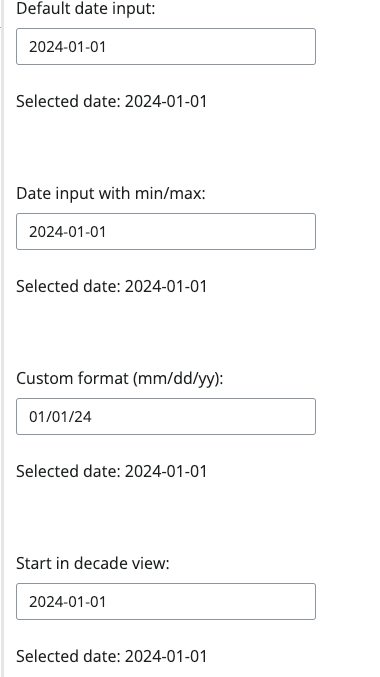
#> input picture components/inputs/date-selector/thumbnail-old.png, 380 x 677 px; its folder holds only this picture in this run
$ python -i test_component_gallery.py   (imports and definitions only)
#> lines starting #> are read from the running program, lines starting #| are printed output that depends on the picture; after the words box and inside, x2 and y2 are one past the last pixel; in counts of white or black regions, pixels touching at a corner belong together
#> further down, picture is the input picture: PIL image 380x677 RGB; mean R, G, B 248.7, 248.8, 248.9
"""Regression tests for the lightweight component gallery previews."""

import shutil
import subprocess
from pathlib import Path
from urllib.parse import parse_qs, urlparse

import pytest
from bs4 import BeautifulSoup
from PIL import Image, ImageChops

COMPONENTS_DIR = Path(__file__).parent
SECTIONS = ("inputs", "outputs", "display-messages", "layout")
PREVIEW_SIZE = (450, 253)


# [5 lines left out: function _changed_pixel_ratio, not called in this run]


def _subject_extent(image: Image.Image) -> float:
    rgb = image.convert("RGB")
    background = Image.new("RGB", rgb.size, rgb.getpixel((0, 0)))
#> background: PIL image 380x677 RGB; every value is 254
    difference = ImageChops.difference(rgb, background)
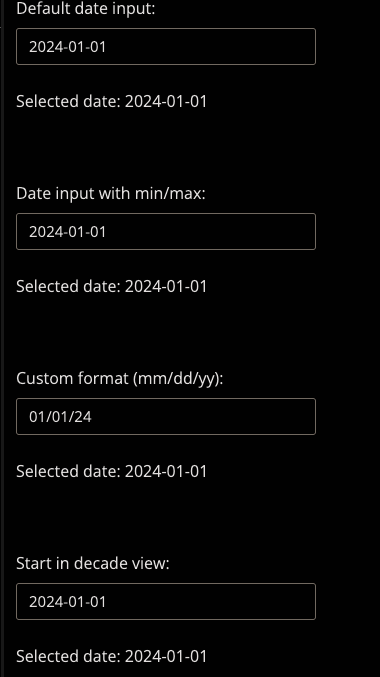
#> difference: PIL image 380x677 RGB; mean R, G, B 7.2, 7.1, 7
    subject = difference.convert("L").point(lambda value: 255 if value > 12 else 0)
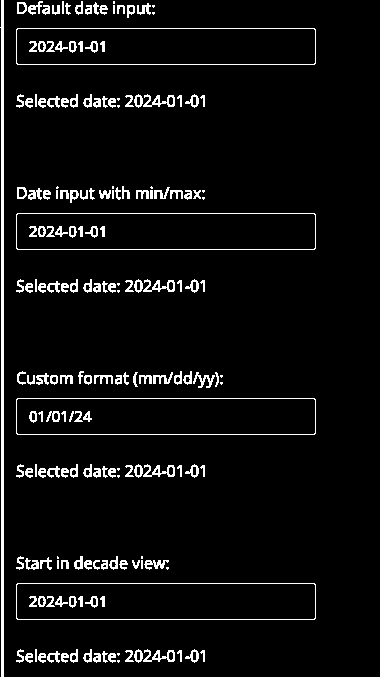
#> subject: PIL image 380x677 L; 5.5% white in thin lines or dots, all inside (x1, y1, x2, y2) = (0, 0, 316, 677)
    bounds = subject.getbbox()
#> bounds = (0, 0, 316, 677)
    if bounds is None:
        return 0
    left, top, right, bottom = bounds
#> left = 0; top = 0; right = 316; bottom = 677
    return max((right - left) / image.width, (bottom - top) / image.height)


def _component_pages() -> list[Path]:
    return sorted(
        page.parent
        for section in SECTIONS
        for page in (COMPONENTS_DIR / section).glob("*/index.qmd")
    )


# [39 lines that did not run here, left out]


def test_select_single_animation_changes_visible_selection() -> None:
    """The native select preview must demonstrate selection, not a broken focus ring."""
    page_dir = COMPONENTS_DIR / "inputs" / "select-single"
    with Image.open(page_dir / "thumbnail.png") as poster:
        rgb = poster.convert("RGB")
        background = Image.new("RGB", rgb.size, rgb.getpixel((0, 0)))
        subject = ImageChops.difference(rgb, background).convert("L").point(
            lambda value: 255 if value > 12 else 0
        )
        bounds = subject.getbbox()
        assert bounds is not None
        left, top, right, bottom = bounds
        value_region = (
            left + 10,
            top + 7,
            left + round((right - left) * 0.65),
            bottom - 7,
        )
        initial_value = rgb.crop(value_region)

    value_changes = []
    with Image.open(page_dir / "preview.gif") as animation:
        for frame_index in range(1, animation.n_frames):
            animation.seek(frame_index)
            difference = ImageChops.difference(
                initial_value, animation.convert("RGB").crop(value_region)
            )
            changed = difference.convert("L").point(
                lambda value: 255 if value > 12 else 0
            )
            value_changes.append(changed.getbbox())

    assert any(value_changes)


def test_rendered_gallery_uses_linked_lazy_animated_images(tmp_path: Path) -> None:
    """Cards link through and load their GIF only while they are being explored."""
    partials = tmp_path / "_partials"
    component = tmp_path / "components" / "example"
    partials.mkdir()
    component.mkdir(parents=True)
    shutil.copy(COMPONENTS_DIR / "_partials" / "components-list.ejs", partials)
    (tmp_path / "_quarto.yml").write_text(
        "project:\n  type: website\nwebsite:\n  title: Test\nformat: html\n"
    )
    (tmp_path / "index.qmd").write_text(
        """---
listing:
  - id: components
    type: grid
    template: _partials/components-list.ejs
    contents:
      - components/example/index.qmd
---

:::{#components}
:::
"""
    )
    (component / "index.qmd").write_text(
        """---
title: Example
appPreview:
  file: components/example/app.py
---
"""
    )
    (component / "thumbnail.png").write_bytes(b"poster")
    (component / "preview.gif").write_bytes(b"animation")

    subprocess.run(
        ["quarto", "render", "index.qmd"],
        cwd=tmp_path,
        check=True,
    )

    output = tmp_path / "_site" / "index.html"
    soup = BeautifulSoup(output.read_text(), "html.parser")
    cards = soup.select(".component-list-card")

    assert len(cards) == 1
    assert not soup.select(".quarto-listing iframe, .quarto-listing .shinylive-wrapper")
    assert not soup.select(".component-list-preview-hint")

    for card in cards:
        column = card.find_parent("div", class_="component-list-column")
        assert column is not None
        assert "g-col-lg-4" in column.get("class", [])
        assert "g-col-lg-6" not in column.get("class", [])
        assert "g-col-md-4" not in column.get("class", [])
        assert card.name == "a"
        assert card.get("href")
        image = card.select_one("img.component-list-preview")
        assert image is not None
        for attribute, filename in (
            ("src", "thumbnail.png"),
            ("data-static-src", "thumbnail.png"),
            ("data-animated-src", "preview.gif"),
        ):
            asset_url = urlparse(image.get(attribute, ""))
            assert asset_url.path.endswith(f"/{filename}")
            version = parse_qs(asset_url.query).get("v")
            assert version and version[0].isdigit()
        assert image.get("alt")

>>> from PIL import Image
>>> picture = Image.open('inputs/date-selector/thumbnail-old.png')
>>> result = _subject_extent(picture)
#> result = 1
